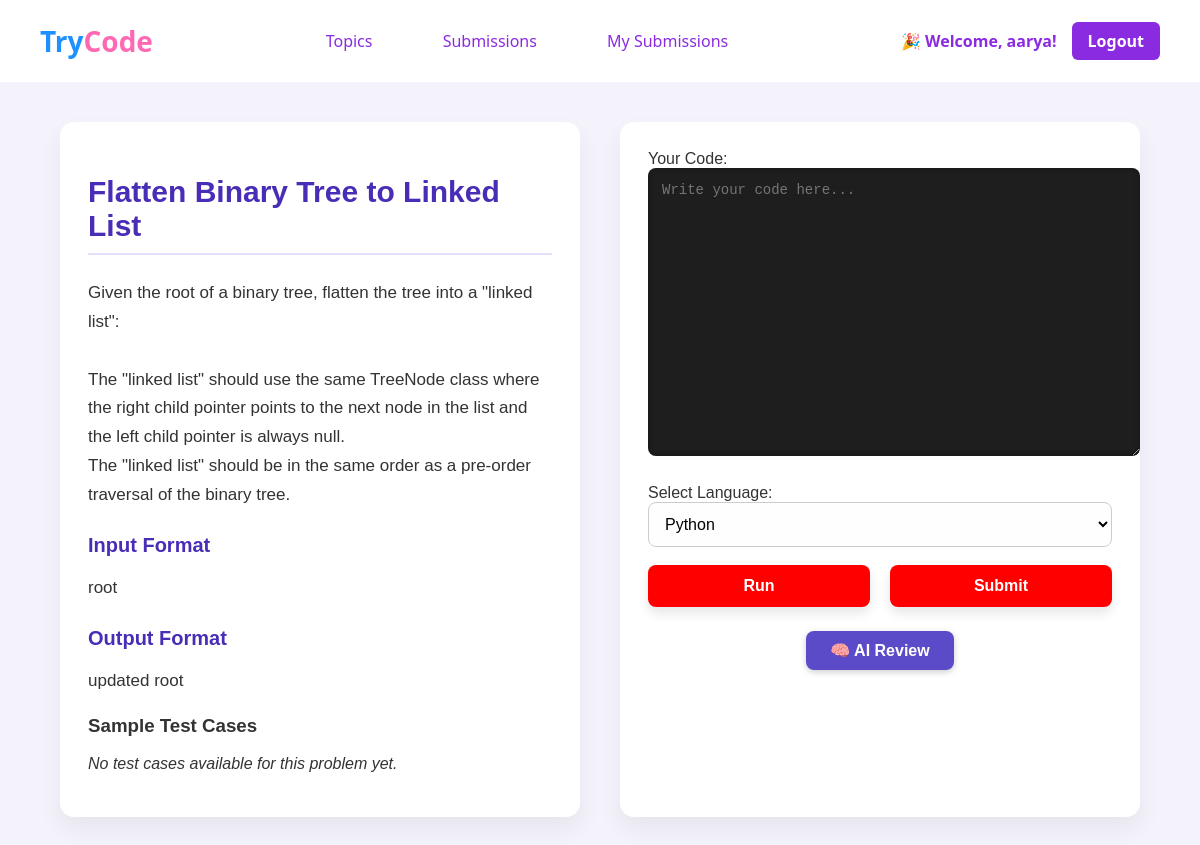
Page /problems/7/ (signed in) on the earlier database version.
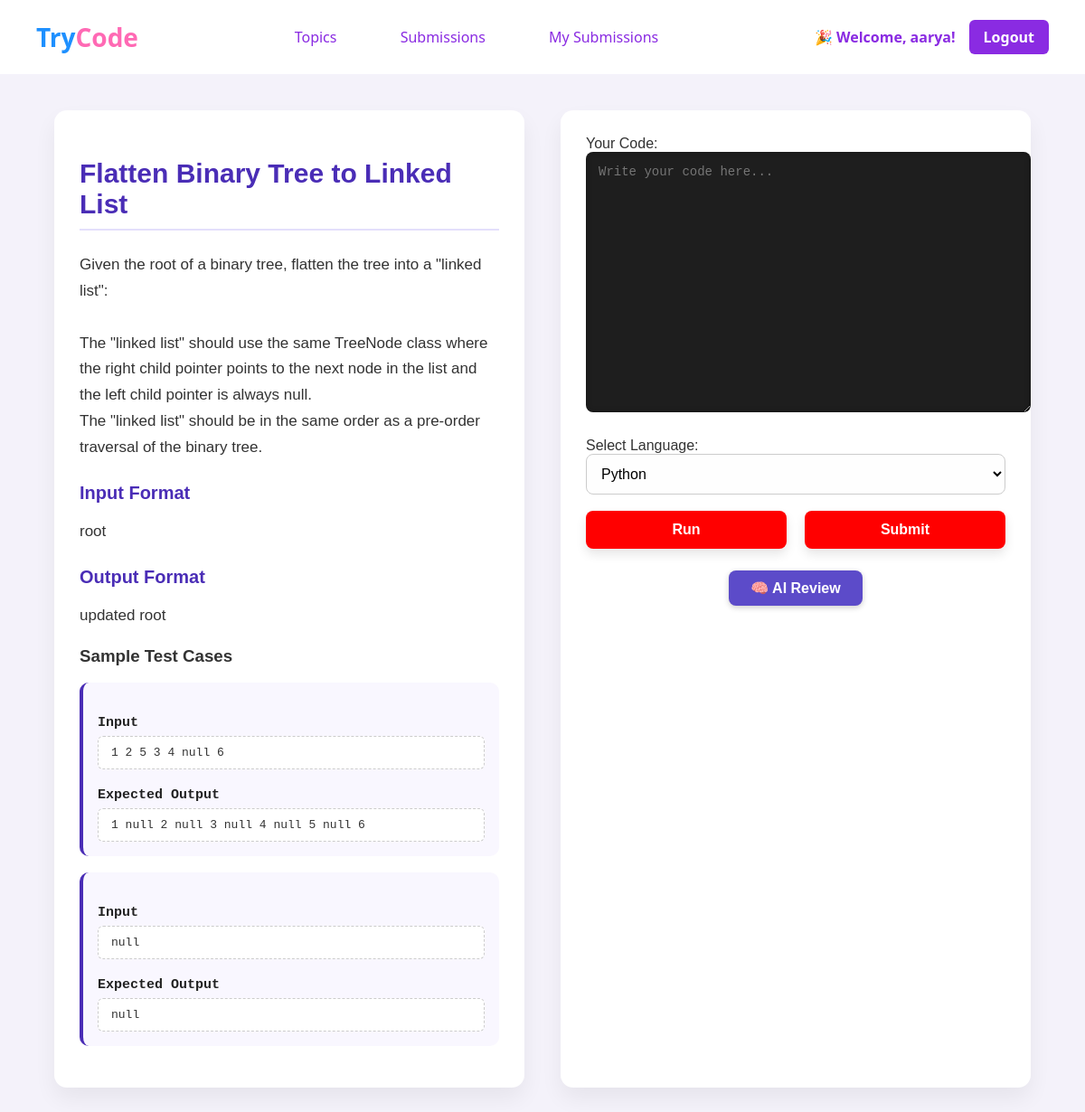
Same page on the later database version.
### authentication/models.py (models this page shows, shortened)
class TestCase(models.Model):
    problem = models.ForeignKey(Problem, on_delete=models.CASCADE, related_name='testcases')
    input_data = models.TextField()
    expected_output = models.TextField()

### authentication/views.py (the view, shortened to what this page needs)
# urls.py: path('problems/<int:problem_id>/', views.problem_detail_view, name='problem_detail'),
@login_required
def problem_detail_view(request, problem_id):
    problem = get_object_or_404(Problem, id=problem_id)
    testcases = problem.testcases.all()
    verdict = None
    testcase_results = []
    summary_verdicts = []
    action = None
    return render(request, 'problem_page.html', {
        'problem': problem,
        'testcases': testcases,
        'action': 'view'
    })

### authentication/templates/problem_page.html (shortened to what this page needs)
{% extends "home.html" %}
{% block content %}
<div class="problem-page">
  <div class="left-panel">
    <h2>{{ problem.title }}</h2>
    <p class="problem-description">{{ problem.description }}</p>
    <div class="format-section">
      <h4>Input Format</h4>
      <p>{{ problem.input_format }}</p>
    </div>
    <div class="format-section">
      <h4>Output Format</h4>
      <p>{{ problem.output_format }}</p>
    </div>
    <div class="testcase-block">
      <h3>Sample Test Cases</h3>
      {% for tc in testcases|slice:":2" %}
        <div class="testcase">
          <div class="testcase-section">
            <h4>Input</h4>
            <div class="testcase-content">{{ tc.input_data }}</div>
          </div>
          <div class="testcase-section">
            <h4>Expected Output</h4>
            <div class="testcase-content">{{ tc.expected_output }}</div>
          </div>
        </div>
      {% empty %}
        <p><em>No test cases available for this problem yet.</em></p>
      {% endfor %}
    </div>
  </div>
  <div class="right-panel">
    <form method="POST" action="{% url 'problem_detail' problem.id %}">
      <label for="code">Your Code:</label>
      <textarea name="code" id="code" required placeholder="Write your code here...">{{ code }}</textarea>
      <label for="language">Select Language:</label>
      <select name="language" required>
        <option value="python" {% if language == "python" %}selected{% endif %}>Python</option>
      </select>
      <div class="button-bar">
        <button type="submit" name="action" value="run">Run</button>
        <button type="submit" name="action" value="submit">Submit</button>
      </div>
    </form>
    <form method="post" action="{% url 'ai_review' %}" style="text-align:center; margin-top: 24px;">
      <button type="submit" style="
        background-color: #5c4bc9;
        color: white;
        padding: 10px 24px;
        font-weight: bold;
        font-size: 16px;
        border: none;
        border-radius: 8px;
        cursor: pointer;
        box-shadow: 0 2px 6px rgba(0,0,0,0.2);
      ">🧠 AI Review</button>
    </form>
  </div>
</div>
{% endblock %}

Differences in the rows shown:
added TestCase: input_data "1 2 5 3 4 null 6", expected_output "1 null 2 null 3 null 4 null 5 null 6"
added TestCase: input_data "null", expected_output "null"
Other differences:
text no longer shown: "No test cases available for this problem yet."
